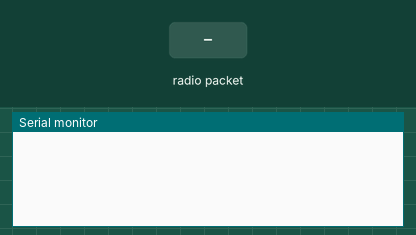
Bench run of a sketch on a simulated Arduino Uno, built with avr-gcc and run on an emulated ATmega328P. Shown: the last lines printed to the serial monitor. The test bench sets the inputs (shaded band). No radio packets arrive unless stated.

Above: at 1.2 s.
1.3 s: radio packet "1" arrives
At 2.8 s:
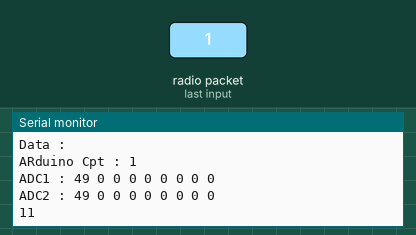
3.3 s: radio packet "0" arrives
At 4.3 s:
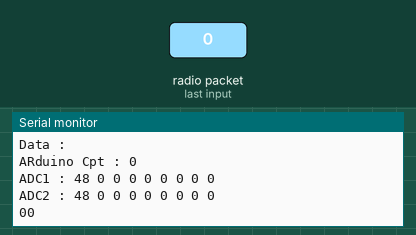
4.8 s: radio packet "2" arrives
At 6.7 s:
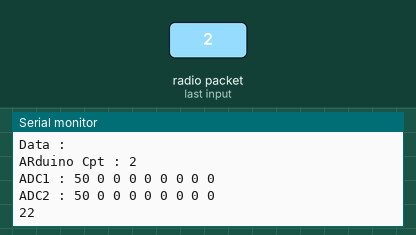
Timing chart, 0 to 8.2 s (numbered marks = the images above; inputs shaded):
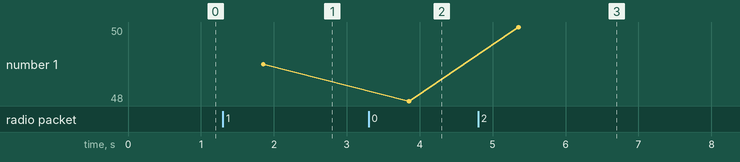

The sketch:

Recept_ADC1_2_Data_Temp_HumPres_GPS_Opti_1Hz_affichage.ino
```cpp
#include <SPI.h>
#include <RF24.h>

#define pinCE   7             // On associe la broche "CE" du NRF24L01 à la sortie digitale D7 de l'arduino
#define pinCSN  8             // On associe la broche "CSN" du NRF24L01 à la sortie digitale D8 de l'arduino
#define tunnel  "PIPE1"       // On définit le "nom de tunnel" (5 caractères) à travers lequel on va recevoir les données de l'émetteur

RF24 radio(pinCE, pinCSN);    // Instanciation du NRF24L01

const byte adresse[6] = tunnel;       // Mise au format "byte array" du nom du tunnel

uint16_t data_outADC1_CH0;  //Gaz ADC data
uint16_t data_out_1;
uint16_t data_out_2;
uint16_t data_out_3;
uint16_t data_out_4;
uint16_t data_outADC1_CH5;
uint16_t data_outADC1_CH6;
uint16_t data_outADC1_CH7;
uint16_t data_outADC1_CH8;

uint16_t data_outADC2_CH0;  //Gaz ADC data
uint16_t data_outADC2_CH1;
uint16_t data_outADC2_CH2;
uint16_t data_outADC2_CH3;
uint16_t data_outADC2_CH4;
uint16_t data_outADC2_CH5;
uint16_t data_outADC2_CH6;
uint16_t data_outADC2_CH7;
uint16_t data_outADC2_CH8;
//uint16_t data_outADC2_CH9;

char Temp[7];           //Arduino sensors data
char Hum[7];
char Pres[7];
char Alt[7];

char UTC[9];            //GPS data
char Longitude[10];
char Latitude[11];
char AltitudeGPS[6];

//Tableaux de Data

char Cpt_tab[sizeof(Temp)+sizeof(Hum)+sizeof(Pres)+sizeof(Alt)];

uint16_t ADC1_Tab[9]={data_outADC1_CH0,data_out_1,data_out_2,data_out_3,data_out_4,data_outADC1_CH5,data_outADC1_CH6,data_outADC1_CH7,data_outADC1_CH8};
uint16_t ADC2_Tab[9]={data_outADC2_CH0,data_outADC2_CH1,data_outADC2_CH2,data_outADC2_CH3,data_outADC2_CH4,data_outADC2_CH5,data_outADC2_CH6,data_outADC2_CH7,data_outADC2_CH8};

char GPS_tab_pt1[2+sizeof(UTC)+sizeof(Longitude)];
char GPS_tab_pt2[2+sizeof(Latitude)+sizeof(AltitudeGPS)];

//Fonction Calcul Taille
int size_uint16_t(uint16_t d) {
  if ((d >= 0) && (d < 10)) {
    return 1;
  }
  if ((d >= 10) && (d < 100)) {
    return 2;
  }
  if ((d >= 100) && (d < 1000)) {
    return 3;
  }
  if ((d >= 1000) && (d < 10000)) {
    return 4;
  }
  if ((d >= 10000) && (d < 100000)) {
    return 5;
  }
  else {
    return 6;
  }
}

void setup() {
  // Initialisation du port série (pour afficher les infos reçues, sur le "Moniteur Série" de l'IDE Arduino)
  Serial.begin(115200);

  // NRF24
  radio.begin();                      // Initialisation du module NRF24
  radio.openReadingPipe(0, adresse);  // Ouverture du tunnel en LECTURE, avec le "nom" qu'on lui a donné
  radio.setPALevel(RF24_PA_HIGH);      // RF24_PA_MIN; RF24_PA_LOW; RF24_PA_HIGH; RF24_PA_MAX)Sélection d'un niveau "MINIMAL" (-6 dBm) pour communiquer (pas besoin d'une forte puissance, pour nos essais)
  radio.startListening();             // Démarrage de l'écoute du NRF24 (signifiant qu'on va recevoir, et non émettre quoi que ce soit, ici)
}

void loop() {
  // si un message est arrivé
  if (radio.available()) {


    //===== Arduino Capteurs =====//
    radio.read(&Cpt_tab, sizeof(Cpt_tab));                      //Arduino sensors data
    delay(110);

    //===== ADC1 =====//
    radio.read(&ADC1_Tab, sizeof(ADC1_Tab));    //Gaz ADC data
    delay(110);
    radio.read(&ADC2_Tab, sizeof(ADC2_Tab));
    delay(110);


    //===== GPS Data =====//
    radio.read(&GPS_tab_pt1, sizeof(GPS_tab_pt1));                        //GPS data
    delay(110);
    radio.read(&GPS_tab_pt2, sizeof(GPS_tab_pt2));                        //GPS data
    delay(110);

    //===== Affichage =====//
    Serial.println("Data : ");

    Serial.print("ARduino Cpt : ");
    Serial.println(Cpt_tab);

    Serial.print("ADC1 : ");
    Serial.print(ADC1_Tab[0]);
    Serial.print(' ');
    Serial.print(ADC1_Tab[1]);
    Serial.print(' ');
    Serial.print(ADC1_Tab[2]);
    Serial.print(' ');
    Serial.print(ADC1_Tab[3]);
    Serial.print(' ');
    Serial.print(ADC1_Tab[4]);
    Serial.print(' ');
    Serial.print(ADC1_Tab[5]);
    Serial.print(' ');
    Serial.print(ADC1_Tab[6]);
    Serial.print(' ');
    Serial.print(ADC1_Tab[7]);
    Serial.print(' ');
    Serial.print(ADC1_Tab[8]);
    Serial.println(' ');
    //
    Serial.print("ADC2 : ");
    Serial.print(ADC2_Tab[0]);
    Serial.print(' ');
    Serial.print(ADC2_Tab[1]);
    Serial.print(' ');
    Serial.print(ADC2_Tab[2]);
    Serial.print(' ');
    Serial.print(ADC2_Tab[3]);
    Serial.print(' ');
    Serial.print(ADC2_Tab[4]);
    Serial.print(' ');
    Serial.print(ADC2_Tab[5]);
    Serial.print(' ');
    Serial.print(ADC2_Tab[6]);
    Serial.print(' ');
    Serial.print(ADC2_Tab[7]);
    Serial.print(' ');
    Serial.print(ADC2_Tab[8]);
    Serial.println(' ');


    Serial.print(GPS_tab_pt1);
    Serial.println(GPS_tab_pt2);


    //Correct padding length
//    int pad_size = 0;
//
//    int LongLigne = ( size_uint16_t(data_outADC1_CH0) + size_uint16_t(data_out_1) + size_uint16_t(data_out_2) + size_uint16_t(data_out_3) + size_uint16_t(data_out_4)
//                      + size_uint16_t(data_outADC1_CH5) + size_uint16_t(data_outADC1_CH6) + size_uint16_t(data_outADC1_CH7) + size_uint16_t(data_outADC1_CH8) + size_uint16_t(data_outADC2_CH0) + size_uint16_t(data_outADC2_CH1) + size_uint16_t(data_outADC2_CH2) + size_uint16_t(data_outADC2_CH3) + size_uint16_t(data_outADC2_CH4)
//                      + size_uint16_t(data_outADC2_CH5) + size_uint16_t(data_outADC2_CH6) + size_uint16_t(data_outADC2_CH7) + size_uint16_t(data_outADC2_CH8) + strlen(Temp)
//                      + strlen(Hum) + strlen(Pres) + strlen(Alt) + sizeof(UTC) + sizeof(Longitude) + sizeof(Latitude) + sizeof(AltitudeGPS) + 20);    //+ size_uint16_t(data_outADC2_CH9)
//
//    int padding = 155 - LongLigne;
//    for (int i = 0; i < padding; i++) {
//      Serial.print('F');
//      pad_size += 1;
//    }
//    pad_size += LongLigne;


//    Serial.println("");
//    Serial.print("LongLigne+padding : ");
//    Serial.print(LongLigne + padding);
//    Serial.print(" ");
//    Serial.print("LongLigne : ");
//    Serial.print(LongLigne);
//    Serial.print(" ");

//    Serial.print("Temp : ");
//    Serial.print(Temp);
//    Serial.print(" ");
//    Serial.print("sizeof(Temp) : ");
//    Serial.print(sizeof(Temp));
//    Serial.print(" ");
//    Serial.print("strlen(Temp) : ");
//    Serial.print(strlen(Temp));
//    Serial.print(" ");
//
//    Serial.print("Hum : ");
//    Serial.print(Hum);
//    Serial.print(" ");
//    Serial.print("sizeof(Hum) : ");
//    Serial.print(sizeof(Hum));
//    Serial.print(" ");
//    Serial.print("strlen(Hum) : ");
//    Serial.print(strlen(Hum));
//    Serial.print(" ");

//    Serial.print("Latitude : ");
//    Serial.print(Latitude);
//    Serial.print(" ");
//    Serial.print("sizeof(Latitude) : ");
//    Serial.print(sizeof(Latitude));
//    Serial.print(" ");
//    Serial.print("strlen(Latitude) : ");
//    Serial.print(strlen(Latitude));
//    Serial.print(" ");

//    Serial.print("data_outADC2_CH0 : ");
//    Serial.print(data_outADC2_CH0);
//    Serial.print(" ");
//    Serial.print("size_uint16_t(data_outADC2_CH0) : ");
//    Serial.print(size_uint16_t(data_outADC2_CH0));
//    Serial.print(" ");


// Ancien test ....=====================================
    //    Serial.println("");
    //    Serial.print("pad_size : ");
    //    Serial.println(pad_size);
    //    Serial.print("sizeof(Temp) : ");
    //    Serial.println(sizeof(Temp));
    //    Serial.print("strlen(Temp) : ");
    //    Serial.println(strlen(Temp));
    //    Serial.print("CH0_size : ");
    //    Serial.println(size_uint16_t(data_outADC1_CH0));
    //    Serial.print("CH1_size : ");
    //    Serial.println(size_uint16_t(data_out_1));
    //    Serial.print("CH2_size : ");
    //    Serial.println(size_uint16_t(data_out_2));
    //    Serial.print("CH3_size : ");
    //    Serial.println(size_uint16_t(data_out_3));
    //    Serial.print("CH4_size : ");
    //    Serial.println(size_uint16_t(data_out_4));
    //    Serial.print("CH5_size : ");
    //    Serial.println(size_uint16_t(data_outADC1_CH5));
    //    Serial.print("CH6_size : ");
    //    Serial.println(size_uint16_t(data_outADC1_CH6));
    //    Serial.print("CH7_size : ");
    //    Serial.println(size_uint16_t(data_outADC1_CH7));
    //    Serial.print("CH8_size : ");
    //    Serial.println(size_uint16_t(data_outADC1_CH8));

    Serial.println("");


  }
}
```

Measured:
- after the input at 1.3 s, the serial monitor: prints a new line after 0.55 s (image 1)
- after the input at 3.3 s, the serial monitor: prints a new line after 0.55 s (image 2)
- after the input at 4.8 s, the serial monitor: prints a new line after 0.55 s (image 3)
- plotted number 1: 49 → 48 after the input at 3.3 s, 48 → 50 after the input at 4.8 s
